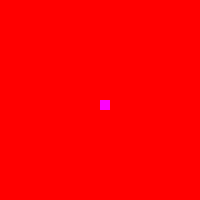
Frame 1 (no input)
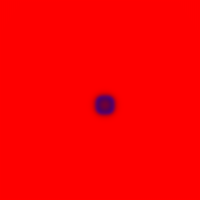
Frame 60 (no input)
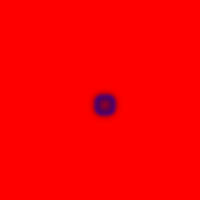
Frame 120 (the mouse pressed at the canvas centre since frame 60)

The p5.js sketch that drew these frames (run headless with seeded random() and noise() and a simulated clock; from frame 60 on, the mouse is pressed at the canvas centre):

// p5.js sketch
// ── sketch.js

var grid = [];
var next = [];

var dA = 1;
var dB = 0.5;
var feed = 0.055;
var k = 0.062;

function setup() {
    createCanvas(200, 200);
    pixelDensity(1);

    for(var x =0; x<width;x++){
        grid[x] = [];
        next[x] = [];
        for(var y=0;y<height;y++){
            grid[x][y] = {a: 1,b: 0};
            next[x][y] = {a:1,b:0};
        }
    }

    for(var i=100;i<110;i++){
        for(var j=100; j<110;j++){
            grid[i][j].b =1;
        }
    }
}

function draw() {
  background(52);
	loadPixels();	
	var y, x;
    for(x =1; x<width-1;x++){
	    for(y =1; y<height-1;y++){
            var a = grid[x][y].a;
            var b = grid[x][y].b;
            next[x][y].a = a +
                (dA * laplaceA(x,y)) -
                (a * b * b) +
                (feed * (1-a));
            next[x][y].b = b +
                (dB * laplaceB(x,y)) +
                (a*b*b)-
                (k +feed)*b;
        }
    }

	for( x =0; x<width;x++){
		for( y=0;y<height;y++){
			var pix = (x + y * width) * 4;
			pixels[pix + 0] = floor(grid[x][y].a * 255);
			pixels[pix + 1] = 0;
			pixels[pix + 2] = floor(grid[x][y].b * 255);
			pixels[pix + 3] = 255;

		}
	}
	updatePixels();
    swap();
}
function laplaceA(x , y){
    var sumA = 0;
    sumA += grid[x][y].a *-1;
    sumA += grid[x-1][y].a *0.2;
    sumA += grid[x+1][y].a *0.2;
    sumA += grid[x][y+1].a *0.2;
    sumA += grid[x][y-1].a *0.2;
    
    sumA += grid[x-1][y-1].a *0.05;
    sumA += grid[x+1][y-1].a *0.05;
    sumA += grid[x+1][y+1].a *0.05;
    sumA += grid[x-1][y+1].a *0.05;
    return sumA;
}
function laplaceB(x , y){
    var sumB = 0;
    sumB += grid[x][y].b *-1;
    sumB += grid[x-1][y].b *0.2;
    sumB += grid[x+1][y].b *0.2;
    sumB += grid[x][y+1].b *0.2;
    sumB += grid[x][y-1].b *0.2;
    
    sumB += grid[x-1][y-1].b *0.05;
    sumB += grid[x+1][y-1].b *0.05;
    sumB += grid[x+1][y+1].b *0.05;
    sumB += grid[x-1][y+1].b *0.05;

    return sumB;
}

function swap(){
    var temp = grid;
    grid = next;
    next = temp;
}
